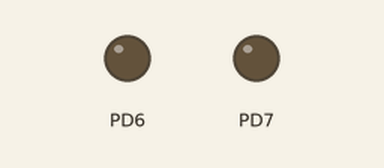
Simulated run of this program. Board: ATmega328P, built with avr-gcc and emulated at 16 MHz. On the bench: output pins drawn as LEDs (lit = HIGH).

Above: at 0.8 s.
At 5.7 s:
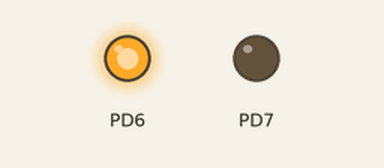
Timing chart, 0 to 7.6 s (numbered marks = the images above):
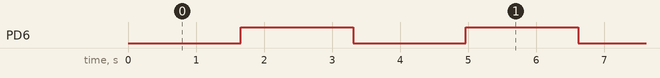

Measured:
- by itself, PD6: alternates HIGH for 1.7 s and LOW for 1.7 s

The program:

main.c
```c
/*
Author: Julian Linn
MCU: ATMEGA328P
PINOUT:
---------------------------------------------------------------------------------------------------------------
Dir	Function		Pinning			Description
---------------------------------------------------------------------------------------------------------------
Out LED1			PORTD(6)		LED
---------------------------------------------------------------------------------------------------------------*/

//-------------------------------------------------------------
// Defines
//-------------------------------------------------------------

#define F_CPU 16000000

//-------------------------------------------------------------
// Includes
//-------------------------------------------------------------

#include <avr/io.h>
#include <avr/interrupt.h>
#include <util/delay.h>
#include <stdbool.h>

//-------------------------------------------------------------
// Declarations
//-------------------------------------------------------------


//-------------------------------------------------------------
// Function Prototypes
//-------------------------------------------------------------

void initPort(void);
void initInterrupt(void);


//-------------------------------------------------------------
// Variables
//-------------------------------------------------------------

volatile uint8_t toggleLED = 0;


//-------------------------------------------------------------
// Main
//-------------------------------------------------------------

int main(void)
{
	initPort();
	initInterrupt();

	while (1)
	{
		if (toggleLED>100)
		{
			PORTD ^= (1 << 6);
			toggleLED=0;
		}
	}
}

//-------------------------------------------------------------
// Handlers
//-------------------------------------------------------------

//-------------------------------------------------------------
// Interrupt handler
//-------------------------------------------------------------
//Stop / Lock Interrupt


ISR(TIMER2_OVF_vect)
{
	toggleLED ++;
}

//-------------------------------------------------------------
// Other functions
//-------------------------------------------------------------

void initPort(void)
{
	DDRB = 0;
	PORTB = 0xFF;
	DDRD = 0b11000000;
	PORTD = 0b00111111;
}

void initInterrupt(void)
{
	//TMR0 Implementation
	TCCR2A = 0;											// No Compare Operation
	TCCR2B |= (1 << CS22) | (1 << CS21) | (1 << CS20);	// Prescaler select
	TIMSK2 |= (1 << 0);									// Overflow Interrupt enable
							// Interrupt enable

	//Interrupt Enable
	sei();
}
```
